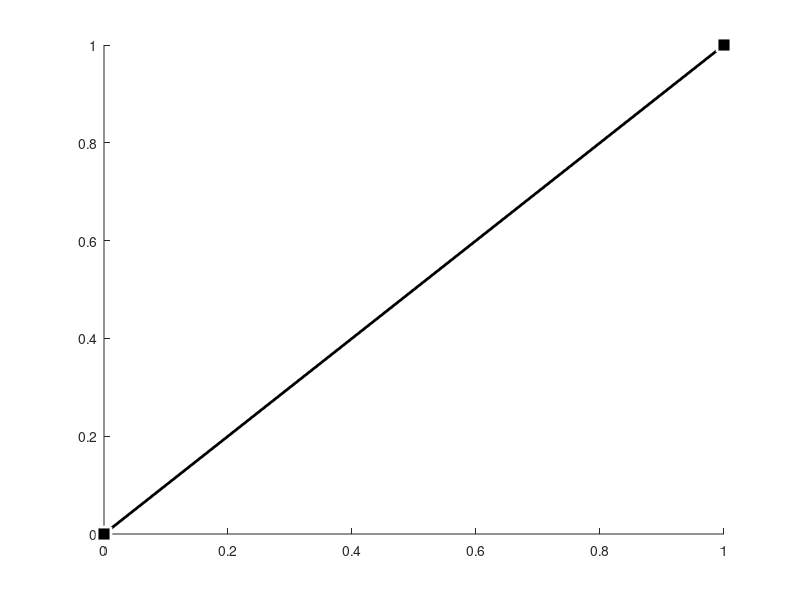

MATLAB code for this plot: (Note: this script raises an error after producing the figure.)
function poly = selectPolygon(varargin)
% select a polygon by mouse
%
% Syntax
%   poly = selectPolygon
%   ebsd = ebsd(inpolygon(ebsd,poly))

disp('Use the mouse to select the vertices of a polygon.');
disp('Click right to finish your selection.')

poly = [];
button = 1;
hold on

h = line('Color','k','MarkerFaceColor','k','MarkerEdgeColor',...
  'w','MarkerSize',10,'LineWidth',2,'Marker','s');

while button == 1
  
    [xi,yi,button] = ginput(1);
    poly(end+1,:) = [xi,yi]; %#ok<AGROW>
    
    set(h,'XData',poly(:,1),'YData',poly(:,2));
    
end

% ensure the polygon is always closed
poly(end+1,:) = poly(1,:);
set(h,'XData',poly(:,1),'YData',poly(:,2));

hold off

